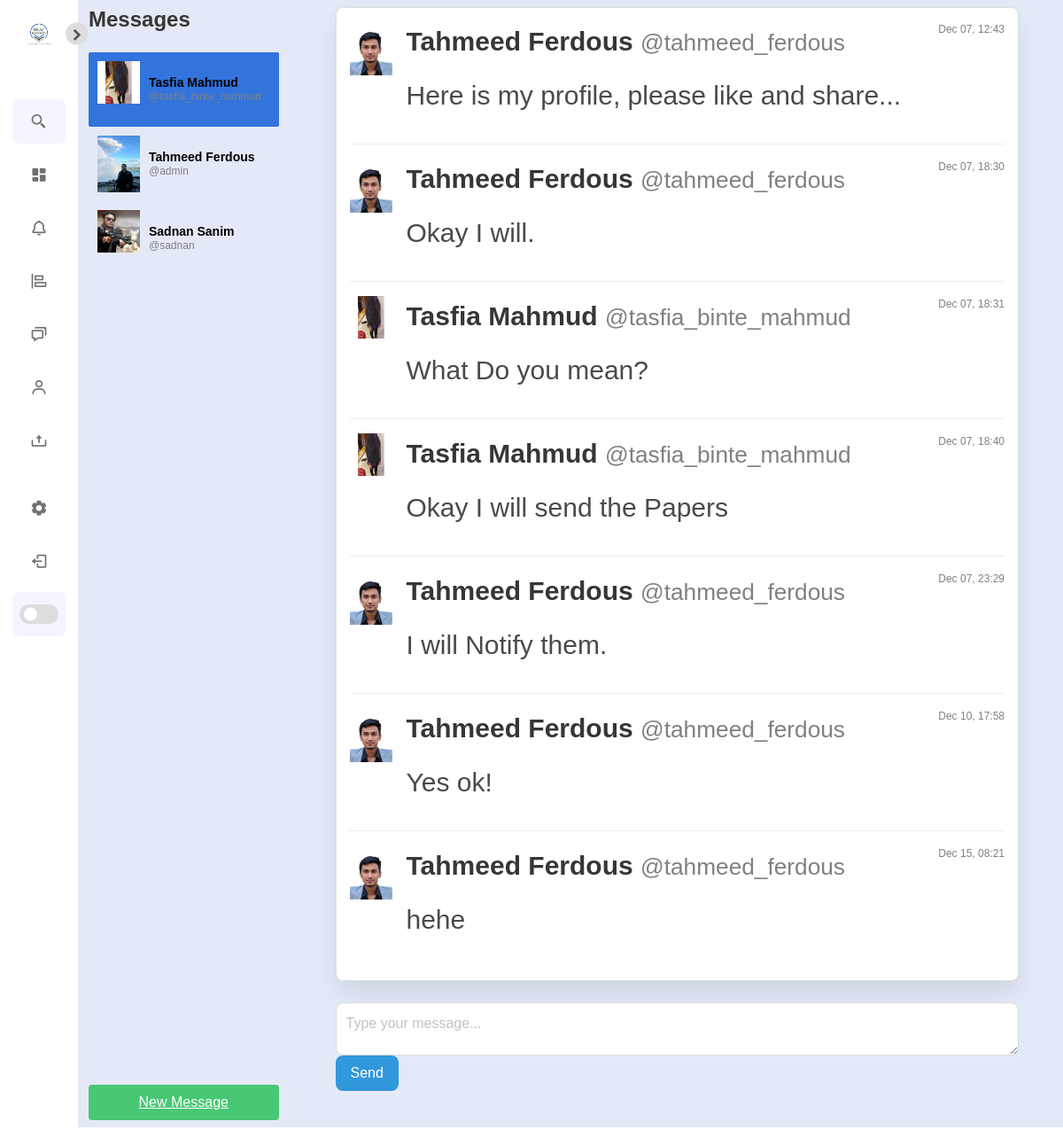
The page /direct/ (signed in) on the database its author committed.
### authy/models.py (models this page shows)
class Profile(models.Model):
	user = models.OneToOneField(User, on_delete=models.CASCADE)
	first_name = models.CharField(max_length=50, null=True, blank=True)
	last_name = models.CharField(max_length=50, null=True, blank=True)
	location = models.CharField(max_length=50, null=True, blank=True)
	url = models.CharField(max_length=80, null=True, blank=True)
	profile_info = models.TextField(max_length=150, null=True, blank=True)
	created = models.DateField(auto_now_add=True)
	favorites = models.ManyToManyField(Post)
	picture = models.ImageField(upload_to=user_directory_path, blank=True, null=True, verbose_name='Picture')

### direct/models.py (models this page shows, shortened)
class Message(models.Model):
	user = models.ForeignKey(User, on_delete=models.CASCADE, related_name='user')
	sender = models.ForeignKey(User, on_delete=models.CASCADE, related_name='from_user')
	recipient = models.ForeignKey(User, on_delete=models.CASCADE, related_name='to_user')
	body = models.TextField(max_length=1000, blank=True, null=True)
	date = models.DateTimeField(auto_now_add=True)
	is_read = models.BooleanField(default=False)
	def get_messages(user):
		messages = Message.objects.filter(user=user).values('recipient').annotate(last=Max('date')).order_by('-last')
		users = []
		for message in messages:
			users.append({
				'user': User.objects.get(pk=message['recipient']),
				'last': message['last'],
				'unread': Message.objects.filter(user=user, recipient__pk=message['recipient'], is_read=False).count()
				})
		return users

### direct/views.py (the view)
# urls.py: path('', Inbox, name='inbox'),
@login_required
def Inbox(request):
	messages = Message.get_messages(user=request.user)
	active_direct = None
	directs = None
	if messages:
		message = messages[0]
		active_direct = message['user'].username
		directs = Message.objects.filter(user=request.user, recipient=message['user'])
		directs.update(is_read=True)
		for message in messages:
			if message['user'].username == active_direct:
				message['unread'] = 0
	context = {
		'directs': directs,
		'messages': messages,
		'active_direct': active_direct,
		}
	template = loader.get_template('direct/direct.html')
	return HttpResponse(template.render(context, request))

### direct/views.py (called while the page is built)
def checkDirects(request):
	directs_count = 0
	if request.user.is_authenticated:
		directs_count = Message.objects.filter(user=request.user, is_read=False).count()
	return {'directs_count':directs_count}

### notifications/views.py (called while the page is built)
def CountNotifications(request):
	count_notifications = 0
	if request.user.is_authenticated:
		count_notifications = Notification.objects.filter(user=request.user, is_seen=False).count()
	return {'count_notifications':count_notifications}

### Config/templates/direct/direct.html (shortened to what this page needs)
{% extends 'base.html' %}
{% load static %}
{% block content %}
<div class="columns is-variable is-8">
  <div class="column is-one-quarter">
    <aside class="menu">
      <h2 class="title is-4">Messages</h2>
      <ul class="menu-list" style="overflow-y: auto; height: calc(100vh - 150px); padding: 0;">
        {% for message in messages %}
        <li>
          <a
            class="media {% if active_direct == message.user.username %}is-active{% endif %}"
            href="{% url 'directs' message.user.username %}"
            style="padding: 10px; display: flex; align-items: center; gap: 10px; text-decoration: none;"
          >
            <figure class="image is-48x48">
              {% if message.user.profile.picture %}
                <img src="{{ message.user.profile.picture.url }}" alt="{{ message.user.username }}">
              {% else %}
                <img src="{% static 'default_profile_picture.png' %}" alt="Default Profile">
              {% endif %}
            </figure>
            <div>
              <p style="font-size: 14px; font-weight: 600; margin: 0; color: black;">
                {{ message.user.profile.first_name }} {{ message.user.profile.last_name }}
              </p>
              <p style="font-size: 12px; color: gray; margin: 0;">
                @{{ message.user.username }}
              </p>
            </div>
          </a>
        </li>
        {% endfor %}
      </ul>
      <a href="{% url 'usersearch' %}" class="button is-success is-fullwidth" style="margin-top: 10px;">New Message</a>
    </aside>
  </div>
  <div class="column is-three-quarters">
    <div
      class="box"
      style="overflow-y: auto; height: calc(100vh - 200px); border: 1px solid #e0e0e0; border-radius: 8px; padding: 15px;"
    >
      {% if directs %}
        {% for direct in directs %}
        <div class="media" style="margin-bottom: 15px;">
          <figure class="media-left">
            <p class="image is-48x48">
              {% if direct.sender.profile.picture %}
                <img src="{{ direct.sender.profile.picture.url }}" alt="{{ direct.sender.username }}">
              {% else %}
                <img src="{% static 'default_profile_picture.png' %}" alt="Default Profile">
              {% endif %}
            </p>
          </figure>
          <div class="media-content">
            <p>
              <strong>{{ direct.sender.profile.first_name }} {{ direct.sender.profile.last_name }}</strong>
              <small style="color: gray;">@{{ direct.sender.username }}</small>
              <span style="float: right; font-size: 12px; color: gray;">{{ direct.date|date:'M d, H:i' }}</span>
            </p>
            <p style="margin-top: 5px;">{{ direct.body }}</p>
          </div>
        </div>
        {% endfor %}
      {% else %}
      <p style="text-align: center; color: gray;">No messages yet. Start a conversation!</p>
      {% endif %}
    </div>
    <form
      method="POST"
      action="{% url 'send_direct' %}"
      style="margin-top: 15px; align-items: center; gap: 10px;"
    >
      <textarea
        class="textarea"
        name="body"
        placeholder="Type your message..."
        style="flex-grow: 1; border-radius: 8px; min-height: 60px;"
      ></textarea>
      <button type="submit" class="button is-info" style="border-radius: 8px;">Send</button>
    </form>
  </div>
</div>
{% endblock %}

### Config/static/css/style1.css (style rules this page uses)
* { font-family: sans-serif; margin: 0; padding: 0; box-sizing: border-box; }
:root { --body-color: #E4E9F7; --sidebar-color: #FFF; --primary-color: #5d5c5e; --primary-color-light: #F6F5FF; --toggle-color: #DDD; --text-color: #707070; --tran-02: all 0.2s ease; --tran-03: all 0.3s ease; --tran-04: all 0.4s ease; --tran-05: all 0.5s ease; }
body { height: 100vh; background: var(--body-color); transition: var(--tran-02); }
body { overflow-x: hidden; }

### rows shown on the page
Message: sender.profile.picture (picture), sender.profile.first_name "Tahmeed", sender.profile.last_name "Ferdous", sender.username "tahmeed_ferdous", date "Dec 07, 12:43", body "Here is my profile, please like and share..."
Message: sender.profile.picture (picture), sender.profile.first_name "Tahmeed", sender.profile.last_name "Ferdous", sender.username "tahmeed_ferdous", date "Dec 07, 18:30", body "Okay I will."
Message: sender.profile.picture (picture), sender.profile.first_name "Tasfia", sender.profile.last_name "Mahmud", sender.username "tasfia_binte_mahmud", date "Dec 07, 18:31", body "What Do you mean?"
Message: sender.profile.picture (picture), sender.profile.first_name "Tasfia", sender.profile.last_name "Mahmud", sender.username "tasfia_binte_mahmud", date "Dec 07, 18:40", body "Okay I will send the Papers"
Message: sender.profile.picture (picture), sender.profile.first_name "Tahmeed", sender.profile.last_name "Ferdous", sender.username "tahmeed_ferdous", date "Dec 07, 23:29", body "I will Notify them."
Message: sender.profile.picture (picture), sender.profile.first_name "Tahmeed", sender.profile.last_name "Ferdous", sender.username "tahmeed_ferdous", date "Dec 10, 17:58", body "Yes ok!"
Message: sender.profile.picture (picture), sender.profile.first_name "Tahmeed", sender.profile.last_name "Ferdous", sender.username "tahmeed_ferdous", date "Dec 15, 08:21", body "hehe"

### other values the page prints
{{ message.user.profile.first_name }} "Tasfia"
{{ message.user.profile.last_name }} "Mahmud"
{{ message.user.username }} "tasfia_binte_mahmud"
{{ message.user.profile.first_name }} "Tahmeed"
{{ message.user.profile.last_name }} "Ferdous"
{{ message.user.username }} "admin"
{{ message.user.profile.first_name }} "Sadnan"
{{ message.user.profile.last_name }} "Sanim"
{{ message.user.username }} "sadnan"
